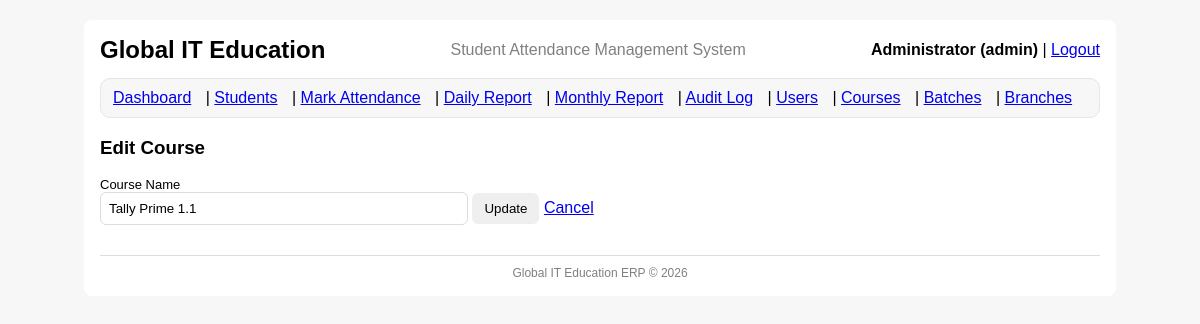
The page /courses/1/edit (signed in) on the database as committed earlier.
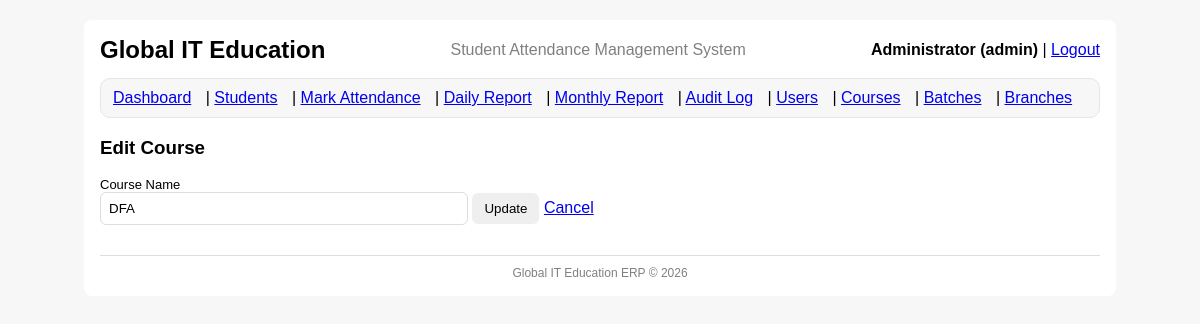
The same page on the database as committed later.
### tables this page shows
CREATE TABLE courses (
            id INTEGER PRIMARY KEY AUTOINCREMENT,
            course_name TEXT NOT NULL UNIQUE,
            duration TEXT,
            fee REAL,
            is_active INTEGER NOT NULL DEFAULT 1
        );

### app.py (the view, shortened to what this page needs)
@app.route("/courses/<int:course_id>/edit", methods=["GET", "POST"])
@admin_required
def course_edit(course_id):
    conn = get_conn()
    cur = conn.cursor()
    cur.execute("SELECT * FROM courses WHERE id=?", (course_id,))
    course = cur.fetchone()
    if not course:
        conn.close()
        flash("Course not found", "danger")
        return redirect(url_for("courses"))
    conn.close()
    return render_template("course_form.html", course=course)

### auth.py (called while the page is built)
def admin_required(view_func):
    @wraps(view_func)
    def wrapper(*args, **kwargs):
        if "user_id" not in session:
            flash("Please login first.", "danger")
            return redirect(url_for("login"))
        if session.get("role") != "admin":
            flash("Admin access required.", "danger")
            return redirect(url_for("dashboard"))
        return view_func(*args, **kwargs)
    return wrapper

### db.py (called while the page is built)
def get_conn():
    conn = sqlite3.connect(DB_PATH)
    conn.row_factory = sqlite3.Row
    conn.execute("PRAGMA foreign_keys = ON;")
    return conn

### templates/course_form.html
{% extends "base.html" %}
{% block content %}
<h3>Edit Course</h3>
<form method="post">
  <label>Course Name</label>
  <input name="course_name" required value="{{ course.course_name }}">
  <button type="submit">Update</button>
  <a href="{{ url_for('courses') }}">Cancel</a>
</form>
{% endblock %}

Rows that differ between the two databases and show on the page:
changed courses: course_name "Tally Prime 1.1" → "DFA"
